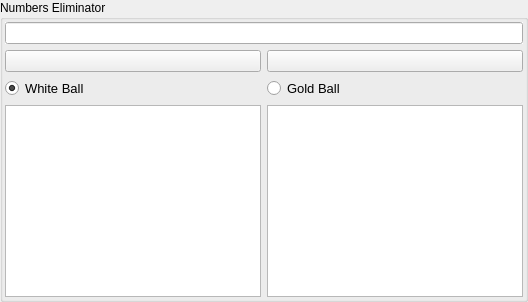
         <widget class="QGroupBox" name="groupBox_12">
          <property name="title">
           <string>Numbers Eliminator</string>
          </property>
          <layout class="QVBoxLayout" name="verticalLayout_23">
           <property name="leftMargin">
            <number>2</number>
           </property>
           <property name="topMargin">
            <number>2</number>
           </property>
           <property name="rightMargin">
            <number>2</number>
           </property>
           <property name="bottomMargin">
            <number>2</number>
           </property>
           <item>
            <layout class="QVBoxLayout" name="verticalLayout_22">
             <item>
              <widget class="QLineEdit" name="input21">
               <property name="toolTip">
                <string>Enter numbers to eliminate from White Ball and Red Ball combinations. e.g 45 </string>
               </property>
               <property name="autoFillBackground">
                <bool>true</bool>
               </property>
              </widget>
             </item>
             <item>
              <layout class="QHBoxLayout" name="horizontalLayout_22">
               <item>
                <widget class="QPushButton" name="plusBtn21">
                 <property name="text">
                  <string/>
                 </property>
                 <property name="icon">
                  <iconset>
                   <normaloff>assets/plus.png</normaloff>assets/plus.png</iconset>
                 </property>
                </widget>
               </item>
               <item>
                <widget class="QPushButton" name="deleteBtn21">
                 <property name="text">
                  <string/>
                 </property>
                 <property name="icon">
                  <iconset>
                   <normaloff>assets/delete.png</normaloff>assets/delete.png</iconset>
                 </property>
                </widget>
               </item>
              </layout>
             </item>
             <item>
              <layout class="QGridLayout" name="gridLayout">
               <item row="0" column="1">
                <widget class="QRadioButton" name="goldBallRadio">
                 <property name="font">
                  <font>
                   <pointsize>10</pointsize>
                  </font>
                 </property>
                 <property name="text">
                  <string>Gold Ball</string>
                 </property>
                 <property name="checked">
                  <bool>false</bool>
                 </property>
                </widget>
               </item>
               <item row="0" column="0">
                <widget class="QRadioButton" name="whiteBallRadio">
                 <property name="font">
                  <font>
                   <pointsize>10</pointsize>
                  </font>
                 </property>
                 <property name="text">
                  <string>White Ball</string>
                 </property>
                 <property name="checked">
                  <bool>true</bool>
                 </property>
                </widget>
               </item>
               <item row="1" column="0">
                <widget class="QListWidget" name="whiteBallList"/>
               </item>
               <item row="1" column="1">
                <widget class="QListWidget" name="goldBallList"/>
               </item>
              </layout>
             </item>
            </layout>
           </item>
          </layout>
         </widget>
